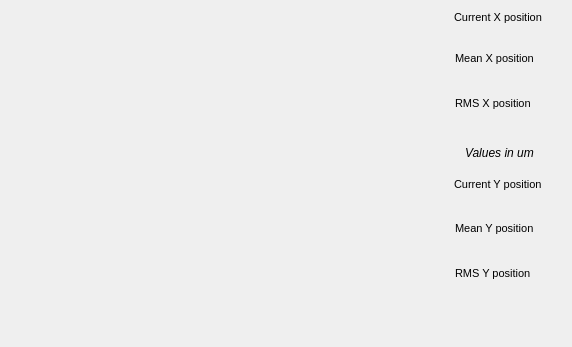
<?xml version="1.0" encoding="UTF-8"?>
<ui version="4.0">
 <class>MainWindow</class>
 <widget class="QMainWindow" name="MainWindow">
  <property name="geometry">
   <rect>
    <x>0</x>
    <y>0</y>
    <width>572</width>
    <height>347</height>
   </rect>
  </property>
  <property name="windowTitle">
   <string>Slow data</string>
  </property>
  <property name="Title" stdset="0">
   <string>SA data &gt;&gt; $(BPM)</string>
  </property>
  <widget class="QWidget" name="centralwidget">
   <widget class="caStripPlot" name="castripplot_2">
    <property name="geometry">
     <rect>
      <x>9</x>
      <y>176</y>
      <width>439</width>
      <height>162</height>
     </rect>
    </property>
    <property name="sizePolicy">
     <sizepolicy hsizetype="Expanding" vsizetype="Expanding">
      <horstretch>3</horstretch>
      <verstretch>0</verstretch>
     </sizepolicy>
    </property>
    <property name="TitleX">
     <string notr="true"/>
    </property>
    <property name="TitleY">
     <string notr="true">Y position [nm]</string>
    </property>
    <property name="channels" stdset="0">
     <string notr="true">$(BPM):sa.Y;$(BPM):stat:sa:y_mean;</string>
    </property>
    <property name="XaxisType">
     <enum>caStripPlot::TimeScale</enum>
    </property>
    <property name="YAxisScaling" stdset="0">
     <enum>caStripPlot::autoScale</enum>
    </property>
    <property name="YaxisLimitsMax_1">
     <double>1000000.000000000000000</double>
    </property>
    <property name="YaxisLimitsMin_1">
     <double>-1000000.000000000000000</double>
    </property>
    <property name="YaxisScalingMax_1" stdset="0">
     <enum>caStripPlot::User</enum>
    </property>
    <property name="YaxisScalingMin_1" stdset="0">
     <enum>caStripPlot::User</enum>
    </property>
    <property name="color_1">
     <color>
      <red>170</red>
      <green>85</green>
      <blue>0</blue>
     </color>
    </property>
    <property name="YaxisScalingMax_2" stdset="0">
     <enum>caStripPlot::Channel</enum>
    </property>
    <property name="color_2">
     <color>
      <red>0</red>
      <green>0</green>
      <blue>0</blue>
     </color>
    </property>
    <property name="foreground">
     <color alpha="0">
      <red>133</red>
      <green>190</green>
      <blue>232</blue>
     </color>
    </property>
    <property name="background">
     <color>
      <red>255</red>
      <green>255</green>
      <blue>255</blue>
     </color>
    </property>
    <property name="YaxisEnabled">
     <bool>true</bool>
    </property>
   </widget>
   <widget class="caStripPlot" name="castripplot">
    <property name="geometry">
     <rect>
      <x>9</x>
      <y>9</y>
      <width>439</width>
      <height>161</height>
     </rect>
    </property>
    <property name="sizePolicy">
     <sizepolicy hsizetype="Expanding" vsizetype="Expanding">
      <horstretch>3</horstretch>
      <verstretch>0</verstretch>
     </sizepolicy>
    </property>
    <property name="TitleX">
     <string notr="true"/>
    </property>
    <property name="TitleY">
     <string notr="true">X position [nm]</string>
    </property>
    <property name="channels" stdset="0">
     <string notr="true">$(BPM):sa.X;$(BPM):stat:sa:x_mean;</string>
    </property>
    <property name="XaxisType">
     <enum>caStripPlot::TimeScale</enum>
    </property>
    <property name="YAxisScaling" stdset="0">
     <enum>caStripPlot::autoScale</enum>
    </property>
    <property name="YaxisLimitsMax_1">
     <double>1000000.000000000000000</double>
    </property>
    <property name="YaxisLimitsMin_1">
     <double>-1000000.000000000000000</double>
    </property>
    <property name="YaxisScalingMax_1" stdset="0">
     <enum>caStripPlot::User</enum>
    </property>
    <property name="YaxisScalingMin_1" stdset="0">
     <enum>caStripPlot::User</enum>
    </property>
    <property name="color_1">
     <color>
      <red>170</red>
      <green>170</green>
      <blue>127</blue>
     </color>
    </property>
    <property name="YaxisScalingMax_2" stdset="0">
     <enum>caStripPlot::Channel</enum>
    </property>
    <property name="color_2">
     <color>
      <red>0</red>
      <green>0</green>
      <blue>0</blue>
     </color>
    </property>
    <property name="foreground">
     <color alpha="0">
      <red>133</red>
      <green>190</green>
      <blue>232</blue>
     </color>
    </property>
    <property name="background">
     <color>
      <red>255</red>
      <green>255</green>
      <blue>255</blue>
     </color>
    </property>
    <property name="YaxisEnabled">
     <bool>true</bool>
    </property>
   </widget>
   <widget class="QLabel" name="label_2">
    <property name="geometry">
     <rect>
      <x>454</x>
      <y>9</y>
      <width>109</width>
      <height>16</height>
     </rect>
    </property>
    <property name="font">
     <font>
      <pointsize>8</pointsize>
     </font>
    </property>
    <property name="text">
     <string>Current X position</string>
    </property>
   </widget>
   <widget class="QLabel" name="label">
    <property name="geometry">
     <rect>
      <x>454</x>
      <y>176</y>
      <width>108</width>
      <height>16</height>
     </rect>
    </property>
    <property name="font">
     <font>
      <pointsize>8</pointsize>
     </font>
    </property>
    <property name="text">
     <string>Current Y position</string>
    </property>
   </widget>
   <widget class="caCalc" name="cacalc">
    <property name="geometry">
     <rect>
      <x>480</x>
      <y>25</y>
      <width>81</width>
      <height>20</height>
     </rect>
    </property>
    <property name="alignment">
     <set>Qt::AlignRight|Qt::AlignTrailing|Qt::AlignVCenter</set>
    </property>
    <property name="fontScaleMode">
     <enum>ESimpleLabel::WidthAndHeight</enum>
    </property>
    <property name="variable">
     <string notr="true">sa_x</string>
    </property>
    <property name="calc">
     <string notr="true">A/1000</string>
    </property>
    <property name="channel" stdset="0">
     <string notr="true">$(BPM):sa.X</string>
    </property>
   </widget>
   <widget class="caCalc" name="cacalc_2">
    <property name="geometry">
     <rect>
      <x>480</x>
      <y>195</y>
      <width>81</width>
      <height>20</height>
     </rect>
    </property>
    <property name="alignment">
     <set>Qt::AlignRight|Qt::AlignTrailing|Qt::AlignVCenter</set>
    </property>
    <property name="fontScaleMode">
     <enum>ESimpleLabel::WidthAndHeight</enum>
    </property>
    <property name="variable">
     <string notr="true">sa_y</string>
    </property>
    <property name="calc">
     <string notr="true">A/1000</string>
    </property>
    <property name="channel" stdset="0">
     <string notr="true">$(BPM):sa.Y</string>
    </property>
   </widget>
   <widget class="QLabel" name="label_3">
    <property name="geometry">
     <rect>
      <x>455</x>
      <y>50</y>
      <width>109</width>
      <height>16</height>
     </rect>
    </property>
    <property name="font">
     <font>
      <pointsize>8</pointsize>
     </font>
    </property>
    <property name="text">
     <string>Mean X position</string>
    </property>
   </widget>
   <widget class="caCalc" name="cacalc_3">
    <property name="geometry">
     <rect>
      <x>480</x>
      <y>70</y>
      <width>81</width>
      <height>20</height>
     </rect>
    </property>
    <property name="alignment">
     <set>Qt::AlignRight|Qt::AlignTrailing|Qt::AlignVCenter</set>
    </property>
    <property name="fontScaleMode">
     <enum>ESimpleLabel::WidthAndHeight</enum>
    </property>
    <property name="variable">
     <string notr="true">sa_x_mean</string>
    </property>
    <property name="calc">
     <string notr="true">A/1000</string>
    </property>
    <property name="channel" stdset="0">
     <string notr="true">$(BPM):stat:sa:x_mean</string>
    </property>
   </widget>
   <widget class="caCalc" name="cacalc_4">
    <property name="geometry">
     <rect>
      <x>480</x>
      <y>115</y>
      <width>81</width>
      <height>20</height>
     </rect>
    </property>
    <property name="alignment">
     <set>Qt::AlignRight|Qt::AlignTrailing|Qt::AlignVCenter</set>
    </property>
    <property name="fontScaleMode">
     <enum>ESimpleLabel::WidthAndHeight</enum>
    </property>
    <property name="variable">
     <string notr="true">sa_x_rms</string>
    </property>
    <property name="calc">
     <string notr="true">A/1000</string>
    </property>
    <property name="channel" stdset="0">
     <string notr="true">$(BPM):stat:sa:x_std</string>
    </property>
   </widget>
   <widget class="QLabel" name="label_4">
    <property name="geometry">
     <rect>
      <x>455</x>
      <y>95</y>
      <width>109</width>
      <height>16</height>
     </rect>
    </property>
    <property name="font">
     <font>
      <pointsize>8</pointsize>
     </font>
    </property>
    <property name="text">
     <string>RMS X position</string>
    </property>
   </widget>
   <widget class="caCalc" name="cacalc_5">
    <property name="geometry">
     <rect>
      <x>480</x>
      <y>240</y>
      <width>81</width>
      <height>20</height>
     </rect>
    </property>
    <property name="alignment">
     <set>Qt::AlignRight|Qt::AlignTrailing|Qt::AlignVCenter</set>
    </property>
    <property name="fontScaleMode">
     <enum>ESimpleLabel::WidthAndHeight</enum>
    </property>
    <property name="variable">
     <string notr="true">sa_y_mean</string>
    </property>
    <property name="calc">
     <string notr="true">A/1000</string>
    </property>
    <property name="channel" stdset="0">
     <string notr="true">$(BPM):stat:sa:y_mean</string>
    </property>
   </widget>
   <widget class="QLabel" name="label_5">
    <property name="geometry">
     <rect>
      <x>455</x>
      <y>220</y>
      <width>109</width>
      <height>16</height>
     </rect>
    </property>
    <property name="font">
     <font>
      <pointsize>8</pointsize>
     </font>
    </property>
    <property name="text">
     <string>Mean Y position</string>
    </property>
   </widget>
   <widget class="QLabel" name="label_6">
    <property name="geometry">
     <rect>
      <x>455</x>
      <y>265</y>
      <width>109</width>
      <height>16</height>
     </rect>
    </property>
    <property name="font">
     <font>
      <pointsize>8</pointsize>
     </font>
    </property>
    <property name="text">
     <string>RMS Y position</string>
    </property>
   </widget>
   <widget class="caCalc" name="cacalc_6">
    <property name="geometry">
     <rect>
      <x>480</x>
      <y>285</y>
      <width>81</width>
      <height>20</height>
     </rect>
    </property>
    <property name="alignment">
     <set>Qt::AlignRight|Qt::AlignTrailing|Qt::AlignVCenter</set>
    </property>
    <property name="fontScaleMode">
     <enum>ESimpleLabel::WidthAndHeight</enum>
    </property>
    <property name="variable">
     <string notr="true">sa_y_rms</string>
    </property>
    <property name="calc">
     <string notr="true">A/1000</string>
    </property>
    <property name="channel" stdset="0">
     <string notr="true">$(BPM):stat:sa:y_std</string>
    </property>
   </widget>
   <widget class="QLabel" name="label_7">
    <property name="geometry">
     <rect>
      <x>465</x>
      <y>145</y>
      <width>91</width>
      <height>16</height>
     </rect>
    </property>
    <property name="font">
     <font>
      <italic>true</italic>
     </font>
    </property>
    <property name="text">
     <string>Values in um</string>
    </property>
   </widget>
   <widget class="caRelatedDisplay" name="carelateddisplay">
    <property name="geometry">
     <rect>
      <x>480</x>
      <y>320</y>
      <width>81</width>
      <height>21</height>
     </rect>
    </property>
    <property name="labels">
     <string notr="true">Amplitudes</string>
    </property>
    <property name="files">
     <string notr="true">sa_data_amplitudes</string>
    </property>
    <property name="args">
     <string notr="true">BPM=$(BPM)</string>
    </property>
   </widget>
  </widget>
 </widget>
 <customwidgets>
  <customwidget>
   <class>QwtPlot</class>
   <extends>QFrame</extends>
   <header>qwt_plot.h</header>
  </customwidget>
  <customwidget>
   <class>caRelatedDisplay</class>
   <extends>QWidget</extends>
   <header>caRelatedDisplay</header>
  </customwidget>
  <customwidget>
   <class>caStripPlot</class>
   <extends>QwtPlot</extends>
   <header>caStripPlot</header>
  </customwidget>
  <customwidget>
   <class>caCalc</class>
   <extends>QLabel</extends>
   <header>caCalc</header>
  </customwidget>
 </customwidgets>
 <resources/>
 <connections/>
 <designerdata>
  <property name="gridDeltaX">
   <number>5</number>
  </property>
  <property name="gridDeltaY">
   <number>5</number>
  </property>
  <property name="gridSnapX">
   <bool>true</bool>
  </property>
  <property name="gridSnapY">
   <bool>true</bool>
  </property>
  <property name="gridVisible">
   <bool>true</bool>
  </property>
 </designerdata>
</ui>
